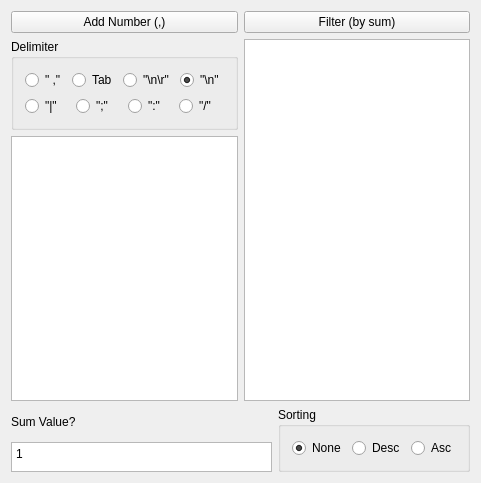
<?xml version="1.0" encoding="UTF-8"?>
<ui version="4.0">
 <class>MainWindow</class>
 <widget class="QMainWindow" name="MainWindow">
  <property name="geometry">
   <rect>
    <x>0</x>
    <y>0</y>
    <width>481</width>
    <height>483</height>
   </rect>
  </property>
  <property name="windowTitle">
   <string>Search Fancy Mobile Number By Sum</string>
  </property>
  <widget class="QWidget" name="centralWidget">
   <layout class="QGridLayout" name="gridLayout">
    <item row="0" column="0">
     <layout class="QHBoxLayout" name="horizontalLayout_2">
      <item>
       <layout class="QVBoxLayout" name="verticalLayout">
        <item>
         <widget class="QPushButton" name="pushButton_2">
          <property name="text">
           <string>Add Number (,)</string>
          </property>
         </widget>
        </item>
        <item>
         <widget class="QGroupBox" name="Delimiter">
          <property name="title">
           <string>Delimiter</string>
          </property>
          <layout class="QGridLayout" name="gridLayout_2">
           <item row="0" column="0">
            <layout class="QVBoxLayout" name="verticalLayout_3">
             <item>
              <layout class="QHBoxLayout" name="horizontalLayout_4">
               <item>
                <widget class="QRadioButton" name="optDelimitComa">
                 <property name="text">
                  <string>&quot; ,&quot;</string>
                 </property>
                </widget>
               </item>
               <item>
                <widget class="QRadioButton" name="optDelimitTab">
                 <property name="text">
                  <string>Tab</string>
                 </property>
                </widget>
               </item>
               <item>
                <widget class="QRadioButton" name="optDelimitNandR">
                 <property name="text">
                  <string>&quot;\n\r&quot;</string>
                 </property>
                </widget>
               </item>
               <item>
                <widget class="QRadioButton" name="optDelimitNonly">
                 <property name="text">
                  <string>&quot;\n&quot;</string>
                 </property>
                 <property name="checked">
                  <bool>true</bool>
                 </property>
                </widget>
               </item>
              </layout>
             </item>
             <item>
              <layout class="QHBoxLayout" name="horizontalLayout_5">
               <item>
                <widget class="QRadioButton" name="optDelimitPipe">
                 <property name="text">
                  <string>&quot;|&quot;</string>
                 </property>
                </widget>
               </item>
               <item>
                <widget class="QRadioButton" name="optDelimitSemicolon">
                 <property name="text">
                  <string>&quot;;&quot;</string>
                 </property>
                </widget>
               </item>
               <item>
                <widget class="QRadioButton" name="optDelimitColon">
                 <property name="text">
                  <string>&quot;:&quot;</string>
                 </property>
                </widget>
               </item>
               <item>
                <widget class="QRadioButton" name="optDelimitSlash">
                 <property name="text">
                  <string>&quot;/&quot;</string>
                 </property>
                </widget>
               </item>
              </layout>
             </item>
            </layout>
           </item>
          </layout>
         </widget>
        </item>
        <item>
         <widget class="QListWidget" name="listWidget"/>
        </item>
       </layout>
      </item>
      <item>
       <layout class="QVBoxLayout" name="verticalLayout_2">
        <item>
         <widget class="QPushButton" name="pushButton">
          <property name="text">
           <string>Filter (by sum)</string>
          </property>
         </widget>
        </item>
        <item>
         <widget class="QListWidget" name="listWidget_2"/>
        </item>
       </layout>
      </item>
     </layout>
    </item>
    <item row="1" column="0">
     <layout class="QHBoxLayout" name="horizontalLayout_3">
      <item>
       <layout class="QVBoxLayout" name="verticalLayout_4">
        <item>
         <widget class="QLabel" name="label">
          <property name="text">
           <string>Sum Value?</string>
          </property>
         </widget>
        </item>
        <item>
         <widget class="QPlainTextEdit" name="plainTextEdit">
          <property name="sizePolicy">
           <sizepolicy hsizetype="Expanding" vsizetype="Preferred">
            <horstretch>0</horstretch>
            <verstretch>0</verstretch>
           </sizepolicy>
          </property>
          <property name="minimumSize">
           <size>
            <width>0</width>
            <height>10</height>
           </size>
          </property>
          <property name="maximumSize">
           <size>
            <width>16777215</width>
            <height>30</height>
           </size>
          </property>
          <property name="inputMethodHints">
           <set>Qt::ImhNone</set>
          </property>
          <property name="verticalScrollBarPolicy">
           <enum>Qt::ScrollBarAlwaysOff</enum>
          </property>
          <property name="horizontalScrollBarPolicy">
           <enum>Qt::ScrollBarAlwaysOff</enum>
          </property>
          <property name="lineWrapMode">
           <enum>QPlainTextEdit::NoWrap</enum>
          </property>
          <property name="plainText">
           <string>1</string>
          </property>
         </widget>
        </item>
       </layout>
      </item>
      <item>
       <widget class="QGroupBox" name="groupBox">
        <property name="title">
         <string>Sorting</string>
        </property>
        <layout class="QHBoxLayout" name="horizontalLayout">
         <item>
          <widget class="QRadioButton" name="optNone">
           <property name="text">
            <string>None</string>
           </property>
           <property name="checked">
            <bool>true</bool>
           </property>
          </widget>
         </item>
         <item>
          <widget class="QRadioButton" name="optDesc">
           <property name="text">
            <string>Desc</string>
           </property>
          </widget>
         </item>
         <item>
          <widget class="QRadioButton" name="optAsc">
           <property name="text">
            <string>Asc</string>
           </property>
          </widget>
         </item>
        </layout>
       </widget>
      </item>
     </layout>
    </item>
   </layout>
  </widget>
 </widget>
 <layoutdefault spacing="6" margin="11"/>
 <resources/>
 <connections/>
</ui>
